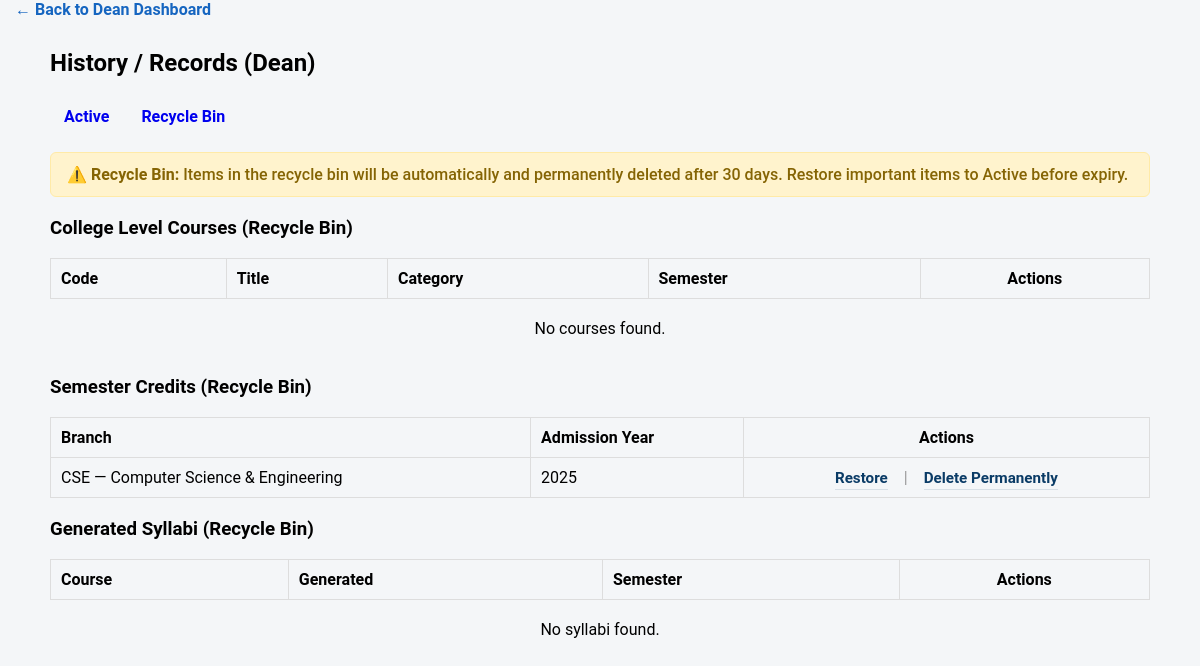
/academics/review-history/?deleted=1 (signed in), run on an earlier commit of the app's database.
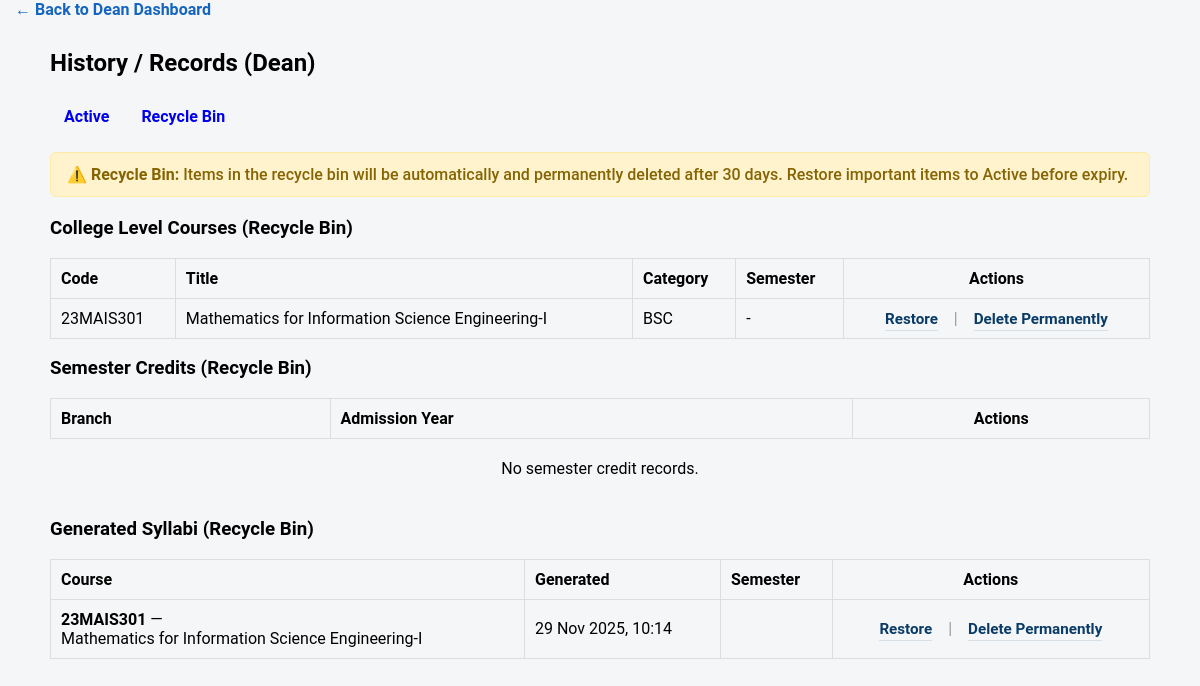
And on a later commit of the database.
### academics/models.py (models this page shows, shortened)
class SemesterCredit(models.Model):
    branch = models.ForeignKey(Branch, on_delete=models.CASCADE)
    admission_year = models.CharField(max_length=20)
    sem1 = models.PositiveIntegerField(null=True, blank=True)
    sem2 = models.PositiveIntegerField(null=True, blank=True)
    sem3 = models.PositiveIntegerField(null=True, blank=True)
    sem4 = models.PositiveIntegerField(null=True, blank=True)
    sem5 = models.PositiveIntegerField(null=True, blank=True)
    sem6 = models.PositiveIntegerField(null=True, blank=True)
    sem7 = models.PositiveIntegerField(null=True, blank=True)
    sem8 = models.PositiveIntegerField(null=True, blank=True)
    created_at = models.DateTimeField(auto_now_add=True)
    updated_at = models.DateTimeField(auto_now=True)
    deleted = models.BooleanField(default=False)  # ⚠️ This uses 'deleted' not 'is_deleted'

class Branch(models.Model):
    code = models.CharField(max_length=16, unique=True)
    name = models.CharField(max_length=120)
    active = models.BooleanField(default=True)

class CollegeLevelCourse(models.Model):
    department = models.CharField(max_length=100, default="All Branches")
    course_category = models.CharField(max_length=100)
    course_code = models.CharField(max_length=50)
    course_title = models.CharField(max_length=200)
    semester = models.PositiveSmallIntegerField(
        null=True,
        blank=True,
        help_text="Semester number (1-8). Optional."
    )
    teaching_hours_L = models.IntegerField(default=0)
    teaching_hours_T = models.IntegerField(default=0)
    teaching_hours_P = models.IntegerField(default=0)
    cie_marks = models.IntegerField(default=50)
    see_marks = models.IntegerField(default=50)
    credits = models.DecimalField(max_digits=4, decimal_places=1, default=Decimal("0.0"))
    optional_branch = models.CharField(max_length=20, blank=True, null=True)
    branch = models.ForeignKey('Branch', on_delete=models.SET_NULL, null=True, blank=True)
    syllabus_pdf = models.FileField(upload_to='syllabus_pdfs/', null=True, blank=True)
    description = models.TextField(blank=True, null=True)
    added_by = models.ForeignKey(settings.AUTH_USER_MODEL, on_delete=models.SET_NULL, null=True, blank=True)
    created_on = models.DateTimeField(auto_now_add=True)
    is_deleted = models.BooleanField(default=False)
    deleted_at = models.DateTimeField(null=True, blank=True)
    class Meta:
        ordering = ['course_code', 'course_title']

class Syllabus(models.Model):
    course = models.ForeignKey(CollegeLevelCourse, on_delete=models.CASCADE, related_name='syllabi')
    is_deleted = models.BooleanField(default=False)
    deleted_at = models.DateTimeField(null=True, blank=True)
    created_on = models.DateTimeField(auto_now_add=True)
    updated_at = models.DateTimeField(auto_now=True)
    objectives = models.TextField(blank=True, null=True)
    outcomes = models.TextField(blank=True, null=True)
    modules = models.TextField(blank=True, null=True)
    cie_scheme = models.TextField(blank=True, null=True)
    see_scheme = models.TextField(blank=True, null=True)
    activities = models.TextField(blank=True, null=True)
    lab_work = models.TextField(blank=True, null=True)
    books = models.TextField(blank=True, null=True)
    reference_books = models.TextField(blank=True, null=True)
    ebooks = models.TextField(blank=True, null=True)
    moocs = models.TextField(blank=True, null=True)
    cie_marks_data = models.TextField(blank=True, null=True)
    assessment_rubrics = models.TextField(blank=True, null=True)
    class Meta:
        ordering = ['-created_on']

### academics/views.py (the view)
# urls.py: path('review-history/', views.review_history, name='review_history'),
@login_required
def review_history(request):
    show_deleted = request.GET.get("deleted", "0") == "1"
    course_flag = _get_deleted_flag_name(CollegeLevelCourse) or "is_deleted"
    credit_flag = _get_deleted_flag_name(SemesterCredit) or "deleted"
    syllabus_flag = _get_deleted_flag_name(Syllabus) or "deleted"
    if show_deleted:
        courses = CollegeLevelCourse.objects.filter(**{course_flag: True}).order_by("-deleted_at")
        credits = SemesterCredit.objects.filter(**{credit_flag: True}).order_by("-id")
        syllabi = Syllabus.objects.filter(**{syllabus_flag: True}).order_by("-deleted_at")
    else:
        courses = CollegeLevelCourse.objects.filter(**{course_flag: False}).order_by("course_code")
        credits = SemesterCredit.objects.filter(**{credit_flag: False}).order_by("-id")
        syllabi = Syllabus.objects.filter(**{syllabus_flag: False}).order_by("-created_on")
    syllabus_map = {}
    latest_syllabi = (
        Syllabus.objects.filter(course__in=courses)
        .order_by("course_id", "-created_on")
        .select_related("course")
    )
    for s in latest_syllabi:
        if s.course_id not in syllabus_map:
            syllabus_map[s.course_id] = getattr(s, "semester", None)
    for c in courses:
        sem = getattr(c, "semester", None) or syllabus_map.get(c.pk)
        display = ""
        if sem not in (None, "", 0):
            try:
                display = f"Sem {int(sem)}"
            except (ValueError, TypeError):
                display = str(sem)
        setattr(c, "display_semester", display)
    for s in syllabi:
        sem = getattr(s, "semester", None)
        if not sem:
            sem = getattr(s.course, "semester", None) or syllabus_map.get(getattr(s.course, "pk", None))
        display = ""
        if sem not in (None, "", 0):
            try:
                display = f"Sem {int(sem)}"
            except (ValueError, TypeError):
                display = str(sem)
        setattr(s, "display_semester", display)
    return render(request, "academics/review_history.html", {
        "courses": courses,
        "credits": credits,
        "syllabi": syllabi,
        "show_deleted": show_deleted,
    })

### academics/views.py (called while the page is built)
def _get_deleted_flag_name(model_cls):
    for candidate in ("is_deleted", "deleted", "is_removed", "removed"):
        if candidate in [f.name for f in model_cls._meta.get_fields()]:
            return candidate
    return None

### academics/templates/academics/review_history.html (shortened to what the changed rows need)
{% extends "base.html" %}
{% block content %}
<div class="container" style="max-width:1100px;margin:30px auto;">
  <h2 class="mb-4">History / Records (Dean)</h2>
  <table style="width:100%;border-collapse:collapse;">
    <thead>
      <tr style="background:#f4f6f8;">
        <th style="border:1px solid #ddd;padding:10px;text-align:left;">Code</th>
        <th style="border:1px solid #ddd;padding:10px;text-align:left;">Title</th>
        <th style="border:1px solid #ddd;padding:10px;text-align:left;">Category</th>
        <th style="border:1px solid #ddd;padding:10px;text-align:left;">Semester</th>
        <th style="border:1px solid #ddd;padding:10px;text-align:center;">Actions</th>
      </tr>
    </thead>
    <tbody>
      {% for course in courses %}
        <tr>
          <td style="border:1px solid #ddd;padding:10px;">{{ course.course_code }}</td>
          <td style="border:1px solid #ddd;padding:10px;">{{ course.course_title }}</td>
          <td style="border:1px solid #ddd;padding:10px;">{{ course.course_category }}</td>
          <td style="border:1px solid #ddd;padding:10px;">{{ course.display_semester|default:"-" }}</td>
          <td style="border:1px solid #ddd;padding:10px;text-align:center;">
            {% if not show_deleted %}
              <a class="link-action" href="{% url 'academics:view_course_pdf' course.pk %}">View</a>
              <span class="separator">|</span>
              <a class="link-action" href="{% url 'academics:download_course_pdf' course.pk %}">Download</a>
              <span class="separator">|</span>
              <a class="link-action" href="{% url 'academics:edit_college_level_course' course.pk %}">Edit</a>
              <span class="separator">|</span>
              <a class="link-action" href="{% url 'academics:delete_course_pdf' course.pk %}" onclick="return confirm('Move to recycle bin?');">Delete</a>
            {% else %}
              <a class="link-action" href="{% url 'academics:restore_course_pdf' course.pk %}">Restore</a>
              <span class="separator">|</span>
              <a class="link-action" href="{% url 'academics:permanent_delete_course_pdf' course.pk %}" onclick="return confirm('Permanently delete?');">Delete Permanently</a>
            {% endif %}
          </td>
        </tr>
      {% empty %}
        <tr><td colspan="5" style="text-align:center;padding:20px;">No courses found.</td></tr>
      {% endfor %}
    </tbody>
  </table>
  <table style="width:100%;border-collapse:collapse;margin-bottom:20px;">
    <thead>
      <tr style="background:#f4f6f8;">
        <th style="border:1px solid #ddd;padding:10px;text-align:left;">Branch</th>
        <th style="border:1px solid #ddd;padding:10px;text-align:left;">Admission Year</th>
        <th style="border:1px solid #ddd;padding:10px;text-align:center;">Actions</th>
      </tr>
    </thead>
    <tbody>
      {% for sc in credits %}
        <tr>
          <td style="border:1px solid #ddd;padding:10px;">{% if sc.branch %}{{ sc.branch.code }} — {{ sc.branch.name }}{% else %}<span class="text-muted">Unknown</span>{% endif %}</td>
          <td style="border:1px solid #ddd;padding:10px;">{{ sc.admission_year }}</td>
          <td style="border:1px solid #ddd;padding:10px;text-align:center;">
            {% if not show_deleted %}
              <a class="link-action" href="{% url 'academics:view_semester_credits_pdf' sc.pk %}">View</a>
              <span class="separator">|</span>
              <a class="link-action" href="{% url 'academics:download_semester_credits_pdf' sc.pk %}">Download</a>
              <span class="separator">|</span>
              <a class="link-action" href="{% url 'academics:edit_semester_credit' sc.pk %}">Edit</a>
              <span class="separator">|</span>
              <a class="link-action" href="{% url 'academics:delete_credit_pdf' sc.pk %}" onclick="return confirm('Move to recycle bin?');">Delete</a>
            {% else %}
              <a class="link-action" href="{% url 'academics:restore_credit_pdf' sc.pk %}">Restore</a>
              <span class="separator">|</span>
              <a class="link-action" href="{% url 'academics:permanent_delete_credit_pdf' sc.pk %}" onclick="return confirm('Permanently delete?');">Delete Permanently</a>
            {% endif %}
          </td>
        </tr>
      {% empty %}
        <tr><td colspan="3" style="text-align:center;padding:20px;">No semester credit records.</td></tr>
      {% endfor %}
    </tbody>
  </table>
  <table style="width:100%;border-collapse:collapse;margin-bottom:20px;">
    <thead>
      <tr style="background:#f4f6f8;">
        <th style="border:1px solid #ddd;padding:10px;text-align:left;">Course</th>
        <th style="border:1px solid #ddd;padding:10px;text-align:left;">Generated</th>
        <th style="border:1px solid #ddd;padding:10px;text-align:left;">Semester</th>
        <th style="border:1px solid #ddd;padding:10px;text-align:center;">Actions</th>
      </tr>
    </thead>
    <tbody>
      {% for s in syllabi %}
        <tr>
          <td style="border:1px solid #ddd;padding:10px;">
            {% if s.course %}
              <strong>{{ s.course.course_code }}</strong> — <span class="text-clip" title="{{ s.course.course_title }}">{{ s.course.course_title }}</span>
            {% else %}
              <span class="text-muted">(Orphan syllabus)</span>
            {% endif %}
          </td>
          <td style="border:1px solid #ddd;padding:10px;">{% if s.created_on %}{{ s.created_on|date:"d M Y, H:i" }}{% else %}-{% endif %}</td>
          <td style="border:1px solid #ddd;padding:10px;">{{ s.display_semester }}</td>
          <td style="border:1px solid #ddd;padding:10px;text-align:center;">
            {% if not show_deleted and s.course %}
              <a class="link-action" href="{% url 'academics:view_syllabus_pdf' s.pk %}">View</a>
              <span class="separator">|</span>
              <a class="link-action" href="{% url 'academics:download_syllabus_pdf' s.pk %}">Download</a>
              <span class="separator">|</span>
              <a class="link-action" href="{% url 'academics:add_or_edit_syllabus' s.course.pk %}">Edit</a>
              <span class="separator">|</span>
              <a class="link-action" href="{% url 'academics:delete_syllabus' s.pk %}" onclick="return confirm('Move to recycle bin?');">Delete</a>
            {% elif not show_deleted %}
              <span class="text-muted">—</span>
            {% else %}
              <a class="link-action" href="{% url 'academics:restore_syllabus' s.pk %}">Restore</a>
              <span class="separator">|</span>
              <a class="link-action" href="{% url 'academics:permanent_delete_syllabus' s.pk %}" onclick="return confirm('Permanently delete?');">Delete Permanently</a>
            {% endif %}
          </td>
        </tr>
      {% empty %}
        <tr><td colspan="4" style="text-align:center;padding:20px;">No syllabi found.</td></tr>
      {% endfor %}
    </tbody>
  </table>
</div>
{% endblock %}

What changed in the data, as far as the page shows it:
removed SemesterCredit: branch.code "CSE", branch.name "Computer Science & Engineering", admission_year "2025"
added CollegeLevelCourse: course_code "23MAIS301", course_title "Mathematics for Information Science Engineering-I", course_category "BSC", display_semester "-"
added Syllabus: course.course_code "23MAIS301", course.course_title "Mathematics for Information Science Engineering-I", created_on "29 Nov 2025, 10:14"
Also different on the page:
text no longer shown: "No courses found. No syllabi found."
text now shown: "No semester credit records."
